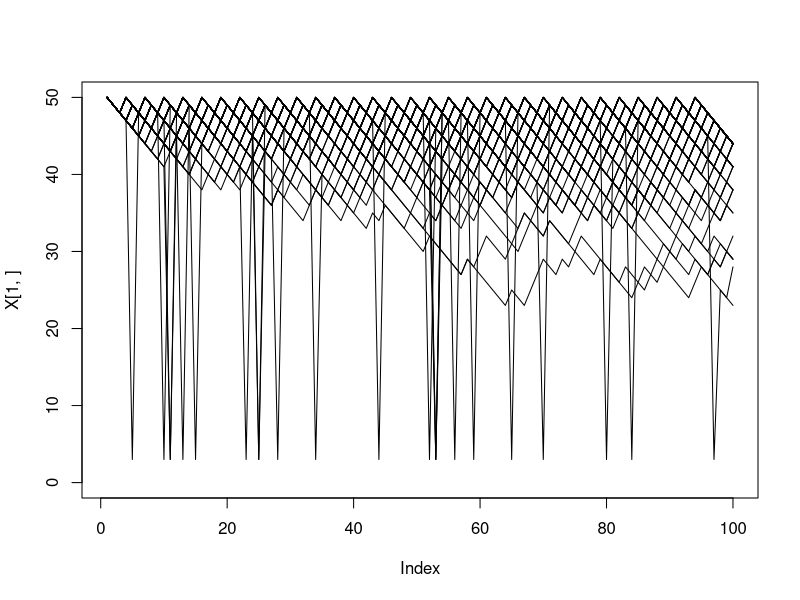
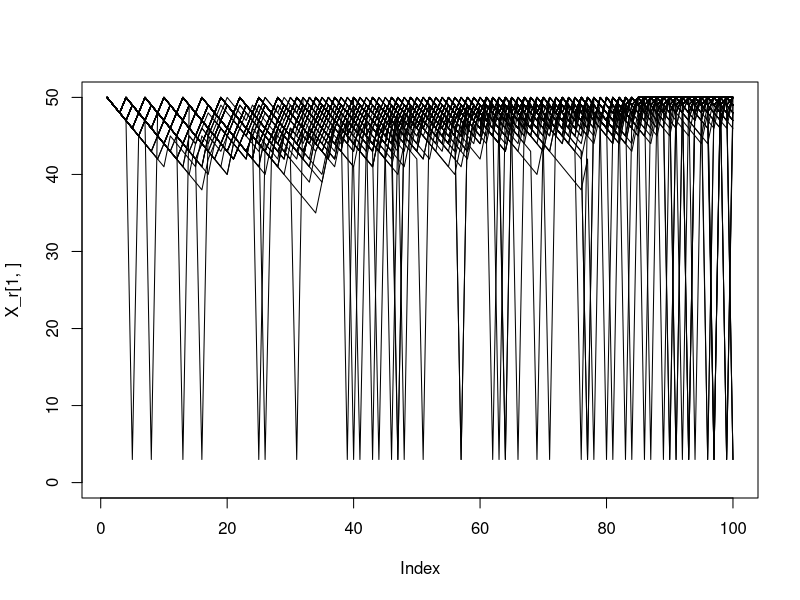
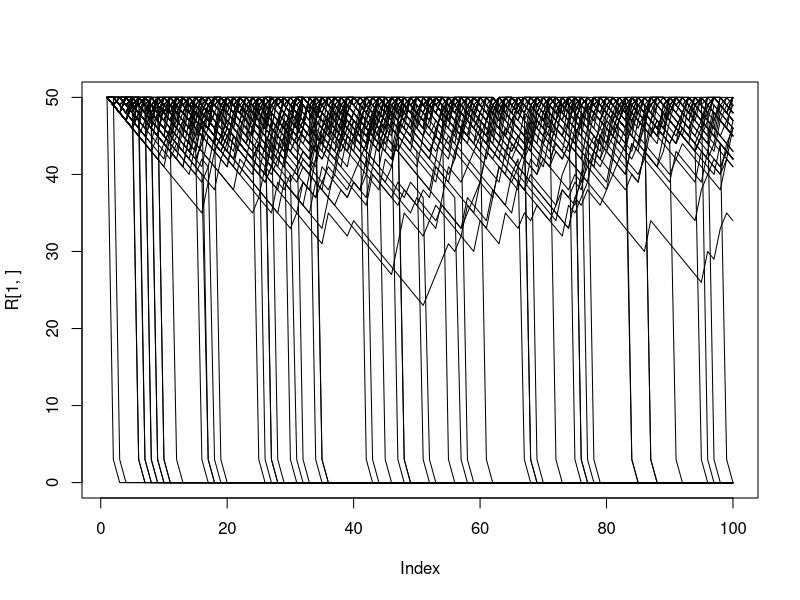

Write R code to recreate these figures, in order.
tmax <- 100;

xc <- 3;

xmax <- 50;

#cost
c = c(1,1,1);
p = c(0,3,5);
f = c(1,0.4,0.6);
d = c(0,0.004,0.02);
r = c(0.6, 0.6, 0.8);

np = length(c);

#Without per period fitness
S = matrix(0,xmax,tmax);
D = matrix(0,xmax,tmax);

#Per period fitness
W = matrix(0,xmax,tmax);
D_r = matrix(0,xmax,tmax);

#Maximizing reproduction alone
Q = matrix(0,xmax,tmax);
D_q = matrix(0,xmax,tmax);

#Random choices
R = matrix(0,xmax,tmax);

xbar <- 6.5;
for (x in 1:xmax) {
  if (x <= xc) {
    S[x,tmax] <- 0;
    W[x,tmax] <- 0;
    Q[x,tmax] <- 0;
    R[x,tmax] <- 0;
  } else {
    # S[x,tmax] <- 1;
    S[x,tmax] <- (x - xc)/(x-xc+xbar);
    W[x,tmax] <- max(r*x)
    Q[x,tmax] <- max(r*x)
    R[x,tmax] <- (1/3)*sum(r*x)
  }
}

#boundary condition function
bc <- function(xvalue) {
  if (xvalue <= xc) {
    xvalue <- xc;
  }
  if (xvalue > xmax) {
    xvalue <- xmax;
  }
  return(xvalue)
}


for (t in seq(tmax-1,1,-1)) {
  
  for (x in (xc+1):xmax) {
    
    value = numeric(np)
    value_r = numeric(np)
    value_q = numeric(np)
    value_R = numeric(np)
    
    for (i in 1:np) {
      
      # what is x if you find food?
      xp <- x - c[i] + p[i];
      
      # what is x if you don't find food?
      xpp <- x - c[i];
      
      xp <- bc(xp);
      
      xpp <- bc(xpp);
      
      value[i] <- (1-d[i])*f[i]*S[xp,t+1] + (1-d[i])*(1-f[i])*S[xpp,t+1];
      value_r[i] <- r[i]*x + (1-d[i])*f[i]*W[xp,t+1] + (1-d[i])*(1-f[i])*W[xpp,t+1];
      value_q[i] <- r[i]*x + (1-d[i])*f[i]*Q[xp,t+1] + (1-d[i])*(1-f[i])*Q[xpp,t+1];
      value_R[i] <- r[i]*x + (1-d[i])*f[i]*R[xp,t+1] + (1-d[i])*(1-f[i])*R[xpp,t+1];
      
    } # end i loop
    
    maxvalue <- max(value);
    maxvalue_r <- max(value_r)
   
    maxvalue_R <- mean(value_R);
    
    istar <- which(value == maxvalue);
    istar_r <- which(value_r == maxvalue_r);
    
    istar_q <- which(r == max(r));
    maxvalue_q <- value_q[istar_q];
    
    S[x,t] <- maxvalue;
    D[x,t] <- istar;
    
    W[x,t] <- maxvalue_r;
    D_r[x,t] <- istar_r;
    
    Q[x,t] <- maxvalue_q;
    D_q[x,t] <- istar_q;
    
    R[x,t] <- maxvalue_R;
    
  }
  
  
}


n = 100;
X = matrix(0,n,tmax);
X_r = matrix(0,n,tmax);
R = matrix(0,n,tmax);
#Initial state
X[,1] = xmax;
X_r[,1] = xmax;

R[,1] = xmax;


for (t in 1:(tmax-1)) {
  for (i in 1:n) {
    state = X[i,t];

    state_r = X_r[i,t];
    
    #Only go through this if the individual is still alive
    if (state > xc) {
      #which activity do I choose?
      dec = D[state,t];
      
      

      #Do I die during this activity?
      d_draw = runif(1);
      
      #IF you survive, look for food
      if (d_draw > d[dec]) {
        
        #Do I find food during this activity?
        f_draw = runif(1);
        
        if (f_draw < f[dec]) {
          #Do find food
          newstate = state + p[dec] -c[dec];

        } else {
          #Don't find food
          newstate = state - c[dec];
          
        }
        #Apply boundary conditions
        newstate = bc(newstate);
        
      } else {
        newstate = xc;

      }
    #update state for next time interval
      

    }
X[i,t+1] = newstate;

      if (state_r > xc) {
        dec_r = D_r[state_r,t];
      #Do I die during this activity?
      d_draw = runif(1);

        #IF you survive, look for food
      if (d_draw > d[dec_r]) {
        
        #Do I find food during this activity?
        f_draw = runif(1);
        
        if (f_draw < f[dec_r]) {
          #Do find food
          newstate_r = state_r + p[dec_r] - c[dec_r];

        } else {
          #Don't find food
          newstate_r = state_r - c[dec_r];
          
        }
        
        #Apply boundary conditions
        newstate_r = bc(newstate_r);
        
      } else {
        newstate_r = xc;
      }
      
      
      
    }

    X_r[i,t+1] = newstate_r;
}
}






plot(X[1,],type='l',ylim=c(0,xmax))
for (i in 2:n) {
  lines(X[i,])
}

plot(X_r[1,],type='l',ylim=c(0,xmax))
for (i in 2:n) {
  lines(X_r[i,])
}

sum(X[,tmax]>xc)
sum(X_r[,tmax]>xc)


n = 100;
R = matrix(0,n,tmax);
#Initial state
R[,1] = xmax;


for (t in 1:(tmax-1)) {
  for (i in 1:n) {
    
    state = R[i,t];
    
    #Only go through this if the individual is still alive
    if (state > xc) {
      
      #which activity do I choose?
      # dec = D[state,t];
      dec = sample(c(1,2,3),1);
      
      #Do I die during this activity?
      d_draw = runif(1);
      
      #IF you survive, look for food
      if (d_draw > d[dec]) {
        
        #Do I find food during this activity?
        f_draw = runif(1);
        
        if (f_draw < f[dec]) {
          #Do find food
          newstate = state + p[dec] -c[dec];
        } else {
          #Don't find food
          newstate = state - c[dec];
          
        }
        
        #Apply boundary conditions
        newstate = bc(newstate);
        
      } else {
        newstate = xc;
      }
      
      #update state for next time interval
      R[i,t+1] = newstate;
    }
  }
}

plot(R[1,],type='l',ylim=c(0,xmax))
for (i in 2:n) {
  lines(R[i,])
}
